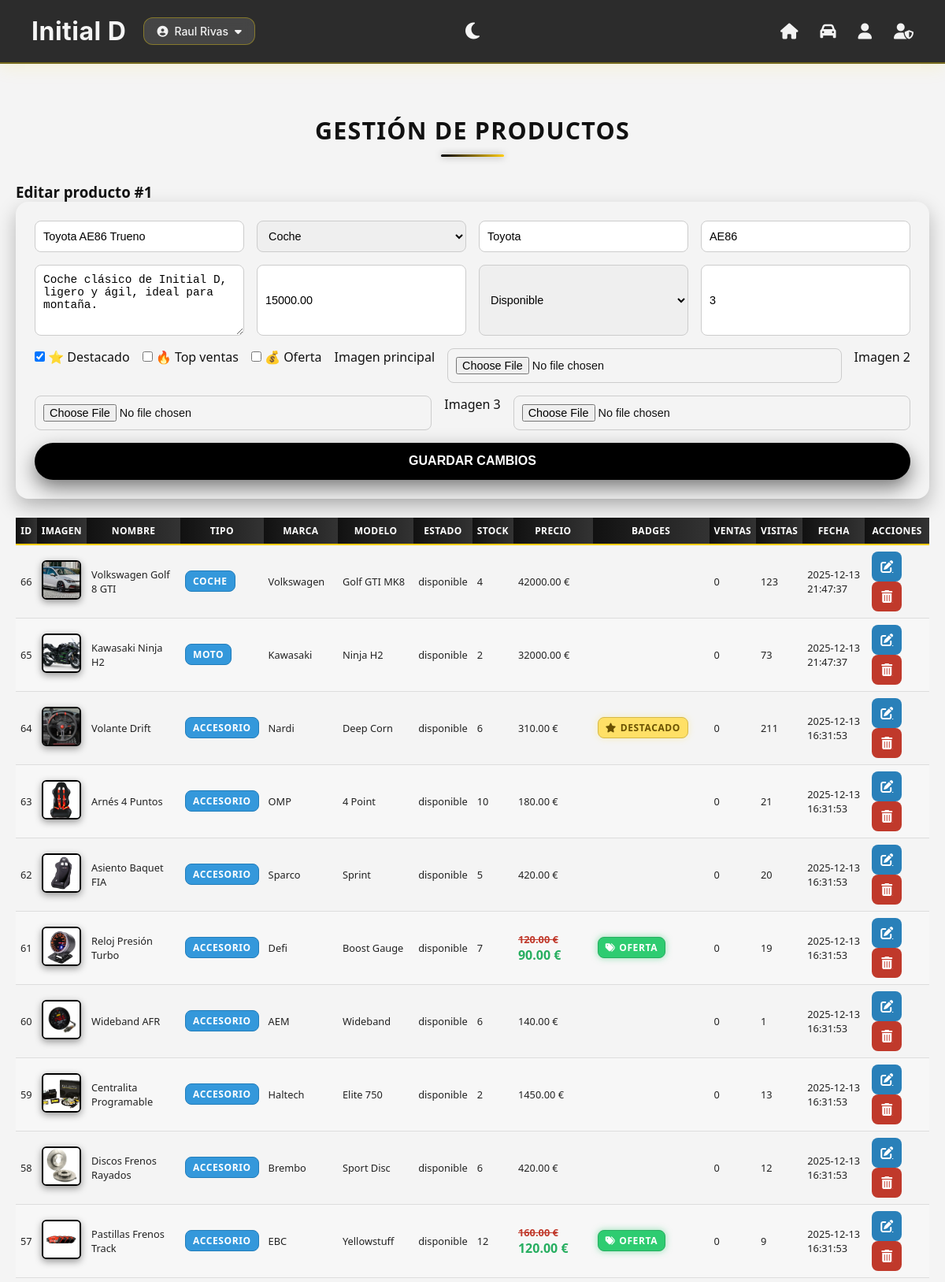
The app's page /php/admin/productos_admin.php?editar=1 (signed in, upper part) with its own data.
### tables this page shows
CREATE TABLE `usuarios` (
  `id` int(11) NOT NULL,
  `nombre` varchar(100) NOT NULL,
  `email` varchar(150) NOT NULL,
  `password` varchar(255) NOT NULL,
  `rol` enum('usuario','admin') DEFAULT 'usuario',
  `fecha_registro` timestamp NOT NULL DEFAULT current_timestamp(),
  `google_id` varchar(100) DEFAULT NULL
);

CREATE TABLE `productos` (
  `id` int(11) NOT NULL,
  `nombre` varchar(100) NOT NULL,
  `tipo` enum('Coche','Moto','Accesorio') NOT NULL,
  `marca` varchar(100) DEFAULT NULL,
  `modelo` varchar(100) DEFAULT NULL,
  `descripcion` text DEFAULT NULL,
  `precio` decimal(10,2) DEFAULT NULL,
  `precio_oferta` decimal(10,2) DEFAULT NULL,
  `imagen` varchar(255) DEFAULT NULL,
  `estado` enum('disponible','reservado','vendido') DEFAULT 'disponible',
  `stock` int(11) DEFAULT 1,
  `imagen2` varchar(255) DEFAULT NULL,
  `imagen3` varchar(255) DEFAULT NULL,
  `fecha_creacion` timestamp NOT NULL DEFAULT current_timestamp(),
  `destacado` tinyint(1) NOT NULL DEFAULT 0,
  `ventas` int(11) NOT NULL DEFAULT 0,
  `visitas` int(11) NOT NULL DEFAULT 0,
  `top_ventas` tinyint(1) NOT NULL DEFAULT 0
);

### php/admin/productos_admin.php (the view, shortened to what this page needs)
<?php
include("../conexion.php");
$editando = false;
$producto_edit = null;
if (isset($_GET['editar'])) {
    $editando = true;
    $id_edit = intval($_GET['editar']);
    $producto_edit = $conn->query("SELECT * FROM productos WHERE id=$id_edit")->fetch_assoc();
}
$resultado = $conn->query("SELECT * FROM productos ORDER BY id DESC");
include("../header.php");
?>
<!DOCTYPE html>
<html lang="es">
<head>
<link rel="stylesheet" href="../../css/style.css">
<link rel="stylesheet" href="../../css/admin.css">
<link rel="stylesheet" href="https://cdnjs.cloudflare.com/ajax/libs/font-awesome/6.5.0/css/all.min.css">
<link rel="stylesheet" href="https://cdn.jsdelivr.net/npm/sweetalert2@11/dist/sweetalert2.min.css">
</head>
<body>
<main class="admin-productos">
<h2>Gestión de productos</h2>
<h3><?= $editando ? "Editar producto #".$producto_edit['id'] : "Agregar nuevo producto" ?></h3>
<form method="POST" enctype="multipart/form-data" class="form-admin">
    <input type="text" name="nombre" placeholder="Nombre" required
           value="<?= $editando ? $producto_edit['nombre'] : "" ?>">
    <select name="tipo" required>
        <?php foreach(["Coche","Moto","Accesorio"] as $t): ?>
            <option value="<?= $t ?>" <?= ($editando && $producto_edit['tipo']==$t)?"selected":"" ?>><?= $t ?></option>
        <?php endforeach; ?>
    </select>
    <input type="text" name="marca" placeholder="Marca" value="<?= $editando ? $producto_edit['marca'] : "" ?>">
    <input type="text" name="modelo" placeholder="Modelo" value="<?= $editando ? $producto_edit['modelo'] : "" ?>">
    <textarea name="descripcion" placeholder="Descripción"><?= $editando ? $producto_edit['descripcion'] : "" ?></textarea>
    <input type="number" step="0.01" name="precio" placeholder="Precio" value="<?= $editando ? $producto_edit['precio'] : "" ?>">
    <select name="estado">
        <option value="disponible" <?= ($editando && $producto_edit['estado']=="disponible")?'selected':'' ?>>Disponible</option>
    </select>
    <input type="number" name="stock" placeholder="Stock" min="0"
           value="<?= $editando ? $producto_edit['stock'] : "1" ?>">
    <label><input type="checkbox" name="destacado" <?= ($editando && $producto_edit['destacado'])?"checked":"" ?>> ⭐ Destacado</label>
    <label><input type="checkbox" name="top_ventas" <?= ($editando && $producto_edit['top_ventas'])?"checked":"" ?>> 🔥 Top ventas</label>
    <label><input type="checkbox" name="oferta" <?= ($editando && $producto_edit['precio_oferta'])?"checked":"" ?> onclick="toggleOferta()"> 💰 Oferta</label>
    <label>Imagen principal</label>
    <input type="file" name="imagen">
    <label>Imagen 2</label>
    <input type="file" name="imagen2">
    <label>Imagen 3</label>
    <input type="file" name="imagen3">
    <button type="submit"><?= $editando ? "Guardar cambios" : "Agregar producto" ?></button>
</form>
<div class="table-wrapper">
<table class="admin-table">
<thead>
<tr>
    <th>ID</th>
    <th>Imagen</th>
    <th>Nombre</th>
    <th>Tipo</th>
    <th>Marca</th>
    <th>Modelo</th>
    <th>Estado</th>
    <th>Stock</th>
    <th>Precio</th>
    <th>Badges</th>
    <th>Ventas</th>
    <th>Visitas</th>
    <th>Fecha</th>
    <th>Acciones</th>
</tr>
</thead>
<tbody>
<?php while ($row = $resultado->fetch_assoc()): ?>
<tr>
    <td><?= $row['id'] ?></td>
    <td><img src="../../img/<?= $row['imagen'] ?>" class="admin-img"></td>
    <td><?= $row['nombre'] ?></td>
    <td><span class="badge badge-tipo"><?= $row['tipo'] ?></span></td>
    <td><?= $row['marca'] ?: '-' ?></td>
    <td><?= $row['modelo'] ?: '-' ?></td>
    <td><?= $row['estado'] ?></td>
    <td><?= $row['stock'] ?></td>
    <td>
        <?php if ($row['precio_oferta']): ?>
            <span class="precio-tachado"><?= $row['precio'] ?> €</span>
            <span class="precio-oferta"><?= $row['precio_oferta'] ?> €</span>
        <?php else: ?>
            <?= $row['precio'] ?> €
        <?php endif; ?>
    </td>
    <td>
        <?php if ($row['destacado']): ?>
            <span class="badge badge-destacado"><i class="fas fa-star"></i> Destacado</span>
        <?php endif; ?>
        <?php if ($row['precio_oferta']): ?>
            <span class="badge badge-oferta"><i class="fas fa-tags"></i> Oferta</span>
        <?php endif; ?>
    </td>
    <td><?= $row['ventas'] ?></td>
    <td><?= $row['visitas'] ?></td>
    <td><?= $row['fecha_creacion'] ?></td>
    <td class="acciones">
        <a class="btn-action edit" href="productos_admin.php?editar=<?= $row['id'] ?>">
            <i class="fas fa-edit"></i>
        </a>
        <a class="btn-action delete" href="#" onclick="confirmarEliminar(<?= $row['id'] ?>); return false;">
            <i class="fas fa-trash-alt"></i>
        </a>
    </td>
</tr>
<?php endwhile; ?>
</tbody>
</table>
</div>
</main>
</body>
</html>

### php/header.php (shortened to what this page needs)
<?php
include("conexion.php");
$nombreUsuarioHeader = null;
if (isset($_SESSION['id'])) {
    $idUser = $_SESSION['id'];
    $stmtH = $conn->prepare("SELECT nombre FROM usuarios WHERE id = ? LIMIT 1");
    $stmtH->bind_param("i", $idUser);
    $stmtH->execute();
    $resultH = $stmtH->get_result();
    if ($resultH->num_rows > 0) {
        $nombreUsuarioHeader = $resultH->fetch_assoc()['nombre'];
    }
}
?>
<!DOCTYPE html>
<html lang="es">
<head>
<link rel="stylesheet" href="https://cdnjs.cloudflare.com/ajax/libs/font-awesome/6.5.0/css/all.min.css">
<link rel="stylesheet" href="/INITIAL-D/css/style.css">
</head>
<body>
<header>
    <nav class="navbar">
        <div class="logo-container">
            <a href="/initial-d/index.php" class="logo-main">Initial D</a>
            <?php if ($nombreUsuarioHeader): ?>
            <div class="user-dropdown">
                <div class="user-trigger">
                    <i class="fas fa-user-circle"></i>
                    <span><?= htmlspecialchars($nombreUsuarioHeader) ?></span>
                    <i class="fas fa-caret-down caret-icon"></i>
                </div>
            </div>
            <?php endif; ?>
        </div>
        <button id="theme-toggle" aria-label="Cambiar tema">
            <i class="fas fa-moon"></i>
        </button>
        <ul class="nav-links">
            <li><a href="/initial-d/index.php"><i class="fas fa-home"></i><span class="link-text">Inicio</span></a></li>
            <li><a href="/initial-d/php/productos.php"><i class="fas fa-car"></i><span class="link-text">Productos</span></a></li>
            <li><a href="/initial-d/php/contacto.php"><i class="fas fa-user"></i><span class="link-text">Contacto</span></a></li>
            <?php if (isset($_SESSION['id'])): ?>
                <?php if ($_SESSION['rol'] === 'admin'): ?>
                    <li><a href="/initial-d/php/admin/dashboard.php"><i class="fas fa-user-shield"></i><span class="link-text">Admin</span></a></li>
                <?php endif; ?>
            <?php else: ?>
                <li><a href="/initial-d/php/login.php"><i class="fas fa-sign-in-alt"></i><span class="link-text">Iniciar sesión</span></a></li>
                <li><a href="/initial-d/php/registro.php"><i class="fas fa-user-plus"></i><span class="link-text">Registrarse</span></a></li>
            <?php endif; ?>
        </ul>
    </nav>
</header>

### css/style.css (style rules this page uses)
:root { --color-bg-light: #f4f4f4; --color-bg-dark: #0e0e0e; --color-header-light: #000; --color-header-dark: #f5f5f5; --color-text-light: #111; --color-text-dark: #f5f5f5; --color-header-text-light: #fff; --color-header-text-dark: #000; --color-texto: #222; --color-texto-suave: #666; --color-borde: #e6e6e6; --color-fondo: #f8f9fb; --color-primary: #ffcc00; --color-primary-hover: #e6b800; --color-secondary: #1e73be; --color-secondary-hover: #155a96; --color-accent: #ff3b30; --color-accent-hover: #e33128; --color-section-light: #f5f5f5; --color-section-dark: #101010; --shadow-suave: 0 3px 12px rgba(0,0,0,0.08); --shadow-media: 0 6px 20px rgba(0,0,0,0.12); --transition: 0.3s ease; }
* { margin: 0; padding: 0; box-sizing: border-box; }
body { display: flex; flex-direction: column; min-height: 100vh; font-family: 'Inter', 'Poppins', sans-serif; background-color: var(--color-bg-light); color: var(--color-text-light); transition: background var(--transition), color var(--transition); overflow-x: hidden; }
main { flex: 1; min-height: calc(100vh - 160px); display: block; }
header { width: 100%; position: sticky; top: 0; z-index: 1000; overflow: visible; }
.navbar { font-family: 'Inter', 'Poppins', sans-serif; display: flex; justify-content: space-between; align-items: center; padding: 20px 40px; background: rgba(10,10,10,0.85); border-bottom: 2px solid rgba(255,221,0,0.35); box-shadow: 0 6px 20px rgba(255,221,0,0.10); position: relative; overflow: visible; transition: padding 0.45s cubic-bezier(0.4, 0, 0.2, 1), background 0.45s ease, box-shadow 0.45s ease; }
.logo-container { display: flex; align-items: center; gap: 22px; }
.logo-main { color: #f5f5f5; font-size: 32px; font-weight: 700; letter-spacing: .5px; text-decoration: none; transition: .28s ease; }
.user-dropdown { position: relative; display: flex; align-items: center; margin-left: 0; order: 2; }
.user-trigger { display: flex; align-items: center; gap: 8px; padding: 8px 16px; background: rgba(255,255,255,0.12); border: 1px solid rgba(255,221,0,0.35); border-radius: 12px; cursor: pointer; font-size: 14px; font-weight: 500; color: #f2f2f2; backdrop-filter: blur(6px); transition: .25s ease; }
.caret-icon { font-size: 14px; }
#theme-toggle { position: absolute; left: 50%; transform: translateX(-50%); background: none; border: none; cursor: pointer; font-size: 24px; color: #f5f5f5; transition: .25s ease; }
.nav-links { display: flex; align-items: center; gap: 28px; list-style: none; }
.nav-links a { color: #f2f2f2; font-size: 20px; font-weight: 600; text-decoration: none; transition: .23s ease; position: relative; }

### records on screen
usuarios: nombre "Raul Rivas"
productos: id "1", nombre "Toyota AE86 Trueno", tipo "Coche", marca "Toyota", modelo "AE86", descripcion "Coche clásico de Initial D, ligero y ágil, ideal para montaña.", precio "15000.00", estado "Disponible", stock "3", destacado "☑"
productos: id "66", imagen (picture), nombre "Volkswagen Golf 8 GTI", tipo "COCHE", marca "Volkswagen", modelo "Golf GTI MK8", estado "disponible", stock "4", precio "42000.00", ventas "0", visitas "123", fecha_creacion "2025-12-13 21:47:37"
productos: id "65", imagen (picture), nombre "Kawasaki Ninja H2", tipo "MOTO", marca "Kawasaki", modelo "Ninja H2", estado "disponible", stock "2", precio "32000.00", ventas "0", visitas "73", fecha_creacion "2025-12-13 21:47:37"
productos: id "64", imagen (picture), nombre "Volante Drift", tipo "ACCESORIO", marca "Nardi", modelo "Deep Corn", estado "disponible", stock "6", precio "310.00", destacado 1 (drawn), ventas "0", visitas "211", fecha_creacion "2025-12-13 16:31:53"
productos: id "63", imagen (picture), nombre "Arnés 4 Puntos", tipo "ACCESORIO", marca "OMP", modelo "4 Point", estado "disponible", stock "10", precio "180.00", ventas "0", visitas "21", fecha_creacion "2025-12-13 16:31:53"
productos: id "62", imagen (picture), nombre "Asiento Baquet FIA", tipo "ACCESORIO", marca "Sparco", modelo "Sprint", estado "disponible", stock "5", precio "420.00", ventas "0", visitas "20", fecha_creacion "2025-12-13 16:31:53"
productos: id "61", imagen (picture), nombre "Reloj Presión Turbo", tipo "ACCESORIO", marca "Defi", modelo "Boost Gauge", estado "disponible", stock "7", precio "120.00", precio_oferta "90.00", shows "OFERTA", ventas "0", visitas "19", fecha_creacion "2025-12-13 16:31:53"
productos: id "60", imagen (picture), nombre "Wideband AFR", tipo "ACCESORIO", marca "AEM", modelo "Wideband", estado "disponible", stock "6", precio "140.00", ventas "0", visitas "1", fecha_creacion "2025-12-13 16:31:53"
productos: id "59", imagen (picture), nombre "Centralita Programable", tipo "ACCESORIO", marca "Haltech", modelo "Elite 750", estado "disponible", stock "2", precio "1450.00", ventas "0", visitas "13", fecha_creacion "2025-12-13 16:31:53"
productos: id "58", imagen (picture), nombre "Discos Frenos Rayados", tipo "ACCESORIO", marca "Brembo", modelo "Sport Disc", estado "disponible", stock "6", precio "420.00", ventas "0", visitas "12", fecha_creacion "2025-12-13 16:31:53"
productos: id "57", imagen (picture), nombre "Pastillas Frenos Track", tipo "ACCESORIO", marca "EBC", modelo "Yellowstuff", estado "disponible", stock "12", precio "160.00", precio_oferta "120.00", shows "OFERTA", ventas "0", visitas "9", fecha_creacion "2025-12-13 16:31:53"
